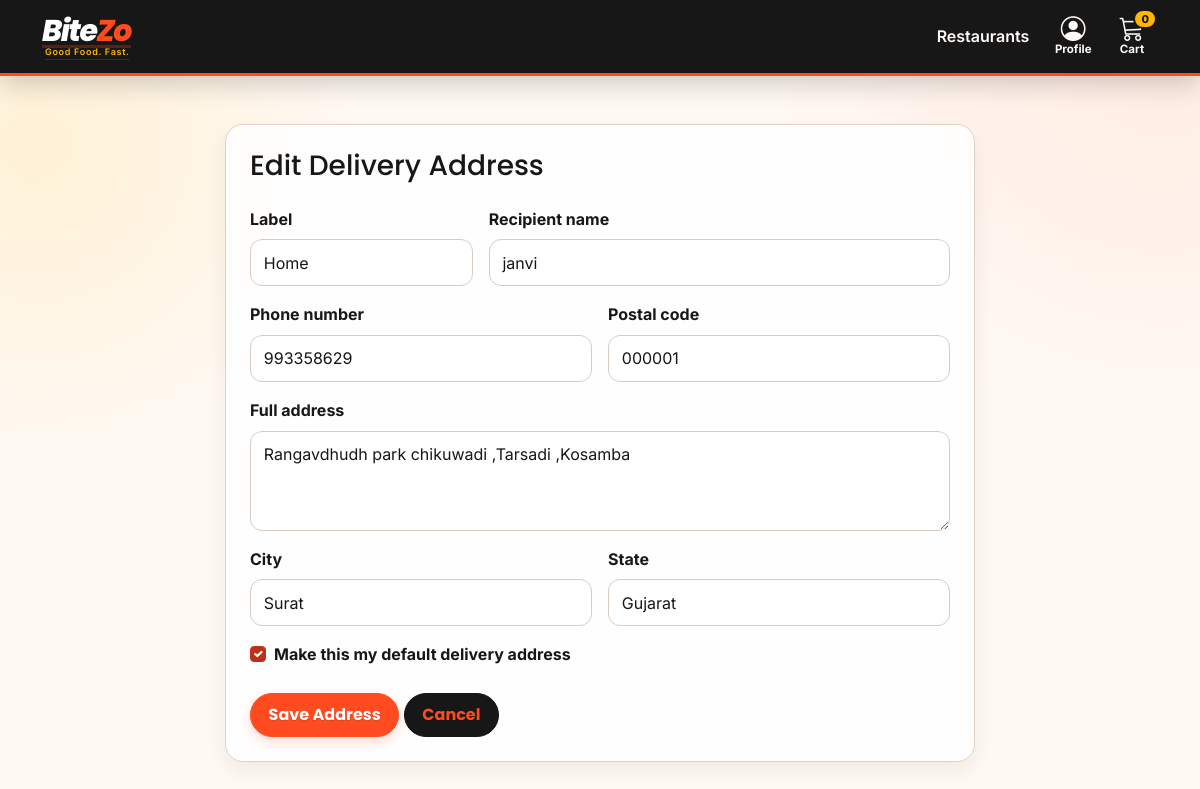
Page /customers/addresses/3/edit/ (signed in) on the committed database.
### customers/models.py (models this page shows, shortened)
class DeliveryAddress(models.Model):
    customer = models.ForeignKey(
        Customer,
        on_delete=models.CASCADE,
        related_name="delivery_addresses",
    )
    label = models.CharField(max_length=50, default="Home")
    recipient_name = models.CharField(max_length=150)
    phone = models.CharField(max_length=20)
    address_line = models.TextField()
    city = models.CharField(max_length=100)
    state = models.CharField(max_length=100)
    postal_code = models.CharField(max_length=20)
    is_default = models.BooleanField(default=False)
    created_at = models.DateTimeField(auto_now_add=True)
    class Meta:
        ordering = ["-is_default", "-created_at"]

class Customer(models.Model):
    user = models.OneToOneField(User, on_delete=models.CASCADE)
    phone = models.CharField(max_length=20)
    address = models.TextField()

### customers/views.py (the view)
# urls.py: path("addresses/<int:id>/edit/", views.address_update, name="address_update"),
@login_required
def address_update(request, id):
    customer, _ = Customer.objects.get_or_create(
        user=request.user,
        defaults={"phone": "", "address": ""},
    )
    address = get_object_or_404(DeliveryAddress, id=id, customer=customer)
    if request.method == "POST":
        for field, value in _address_values(request).items():
            setattr(address, field, value)
        address.save()
        _set_default_address(customer, address)
        return redirect("profile")
    return render(request, "customers/address_form.html", {
        "address": address,
        "customer": customer,
    })

### templates/customers/address_form.html (shortened to what this page needs)
{% extends "base.html" %}
{% block content %}
<div class="card shadow-sm border-0 form-card">
    <div class="card-body p-4">
        <h3 class="mb-4">{% if address %}Edit{% else %}Add{% endif %} Delivery Address</h3>
        <form method="post">
            <div class="row g-3">
                <div class="col-md-4">
                    <label class="form-label">Label</label>
                    <input name="label" class="form-control" value="{{ address.label|default:'Home' }}" placeholder="Home, Work..." required>
                </div>
                <div class="col-md-8">
                    <label class="form-label">Recipient name</label>
                    <input name="recipient_name" class="form-control" value="{{ address.recipient_name|default:request.user.get_full_name }}" required>
                </div>
                <div class="col-md-6">
                    <label class="form-label">Phone number</label>
                    <input type="tel" name="phone" class="form-control" value="{{ address.phone|default:customer.phone }}" maxlength="20" required>
                </div>
                <div class="col-md-6">
                    <label class="form-label">Postal code</label>
                    <input name="postal_code" class="form-control" value="{{ address.postal_code|default:'' }}" maxlength="20" required>
                </div>
                <div class="col-12">
                    <label class="form-label">Full address</label>
                    <textarea name="address_line" class="form-control" rows="3" required>{{ address.address_line|default:'' }}</textarea>
                </div>
                <div class="col-md-6">
                    <label class="form-label">City</label>
                    <input name="city" class="form-control" value="{{ address.city|default:'' }}" required>
                </div>
                <div class="col-md-6">
                    <label class="form-label">State</label>
                    <input name="state" class="form-control" value="{{ address.state|default:'' }}" required>
                </div>
                <div class="col-12">
                    <div class="form-check">
                        <input type="checkbox" name="is_default" id="is_default" class="form-check-input" {% if address.is_default %}checked{% endif %}>
                        <label for="is_default" class="form-check-label">Make this my default delivery address</label>
                    </div>
                </div>
            </div>
            <div class="mt-4">
                <button class="btn btn-danger">Save Address</button>
                <a href="{% if next == 'cart' %}{% url 'cart_detail' %}{% else %}{% url 'profile' %}{% endif %}" class="btn btn-secondary">Cancel</a>
            </div>
        </form>
    </div>
</div>
{% endblock %}

### static/css/styles.css (style rules this page uses)
:root { --bitezo-orange: #ff4b1f; --bitezo-orange-dark: #e63c14; --bitezo-yellow: #ffb703; --bitezo-charcoal: #171717; --bitezo-cream: #fff9f3; --bitezo-gray: #6e6e6e; --bitezo-line: #f0e5dc; }
body { background-color: var(--bitezo-cream); color: var(--bitezo-charcoal); font-family: "Inter", Arial, sans-serif; }
h1, h2, h3, h4, h5, h6, .navbar-brand, .btn, .page-title { font-family: "Poppins", Arial, sans-serif; }
a { text-decoration: none; }
.form-card { max-width: 750px; margin: 0 auto; border-radius: 15px; }
.card { border-radius: 18px; border: 1px solid var(--bitezo-line) !important; box-shadow: 0 8px 24px rgba(23, 23, 23, .06) !important; }
.btn { border-radius: 999px; font-weight: 700; padding: .55rem 1.1rem; transition: transform .28s cubic-bezier(.22, 1, .36, 1), box-shadow .28s ease, background-color .28s ease, border-color .28s ease; }
.btn-danger, .btn-primary { background: var(--bitezo-orange); border-color: var(--bitezo-orange); color: #fff; box-shadow: 0 5px 12px rgba(255, 75, 31, .2); }
.btn-secondary { background: var(--bitezo-charcoal); border-color: var(--bitezo-charcoal); }
.form-control, .form-select { border-radius: 12px; border-color: var(--bitezo-line); padding: .65rem .8rem; }
.bitezo-theme { min-height: 100vh; background: radial-gradient(circle at 100% 0, rgba(255, 183, 3, .11), transparent 27rem), var(--bitezo-cream); }
.bitezo-theme a { color: var(--bitezo-orange); }
.bitezo-theme .card, .bitezo-theme .form-card, .bitezo-theme .table-responsive { overflow: hidden; background: rgba(255, 255, 255, .92); }
.bitezo-theme .shadow-sm, .bitezo-theme .shadow { box-shadow: 0 10px 28px rgba(42, 30, 21, .08) !important; }
.bitezo-theme label, .bitezo-theme .form-label { color: var(--bitezo-charcoal); font-weight: 700; }
.bitezo-theme .form-check-input:checked { background-color: var(--bitezo-orange); border-color: var(--bitezo-orange); }
.bitezo-theme { line-height: 1.55; }
.bitezo-theme :is(a, button, input, select, textarea):focus-visible { outline: 3px solid var(--bitezo-yellow); outline-offset: 3px; box-shadow: 0 0 0 5px rgba(23, 23, 23, .8) !important; }
.bitezo-theme .btn { min-height: 42px; display: inline-flex; align-items: center; justify-content: center; gap: .35rem; }
.bitezo-theme .btn-danger, .bitezo-theme .btn-primary { color: #fff; text-shadow: 0 1px 1px rgba(0, 0, 0, .14); }
.bitezo-theme .form-control, .bitezo-theme .form-select, .bitezo-theme textarea { background-color: #fff; color: var(--bitezo-charcoal); min-height: 44px; border-width: 1.5px; }
.bitezo-theme textarea.form-control { min-height: 100px; }
.bitezo-theme .form-control::placeholder { color: #746d68; opacity: 1; }
.bitezo-theme .form-check-label { cursor: pointer; }
.bitezo-theme .card { color: var(--bitezo-charcoal); }
:root { --bitezo-ink: #211b18; --bitezo-surface: #ffffff; --bitezo-muted: #655f5a; --bitezo-orange-deep: #bd3217; }
.bitezo-theme { color: var(--bitezo-ink); background: radial-gradient(circle at 3% 18%, rgba(255, 183, 3, .12), transparent 20rem), radial-gradient(circle at 97% 4%, rgba(255, 75, 31, .08), transparent 25rem), var(--bitezo-cream); }
.bitezo-theme .form-control, .bitezo-theme .form-select { border-color: #d8ccc2; box-shadow: none; }
:root { --bitezo-text: #211b18; --bitezo-text-muted: #5f5954; --bitezo-border-strong: #b9aba0; --bitezo-focus: #8d2c16; }
.bitezo-theme { color: var(--bitezo-text); }
.bitezo-theme *, .bitezo-theme *::before, .bitezo-theme *::after { animation: none !important; }
.bitezo-theme .btn, .bitezo-theme .nav-link, .bitezo-theme .dropdown-item, .bitezo-theme .card, .bitezo-theme .category-card, .bitezo-theme .form-control, .bitezo-theme .form-select, .bitezo-theme .form-check-input, .bitezo-theme .restaurant-gallery img { transition: background-color .16s ease, border-color .16s ease, color .16s ease, box-shadow .16s ease, opacity .16s ease; }
.bitezo-theme .form-check-input:checked { background-color: #bd3217; border-color: #bd3217; }
.bitezo-theme :is(a, button, input, select, textarea):focus-visible { outline: 3px solid #ffb703; outline-offset: 2px; box-shadow: 0 0 0 5px rgba(33, 27, 24, .72) !important; }
.bitezo-theme .card, .bitezo-theme .food-card, .bitezo-theme .product-card { border-color: #ded2c9 !important; box-shadow: 0 8px 20px rgba(43, 29, 20, .07) !important; }

### rows in the picture
DeliveryAddress: label "Home", recipient_name "janvi", phone "993358629", postal_code "000001", address_line "Rangavdhudh park chikuwadi ,Tarsadi ,Kosamba", city "Surat", state "Gujarat", is_default "☑"

### other values in the picture
{{ request.session.cart_count|default:0 }} "0"
